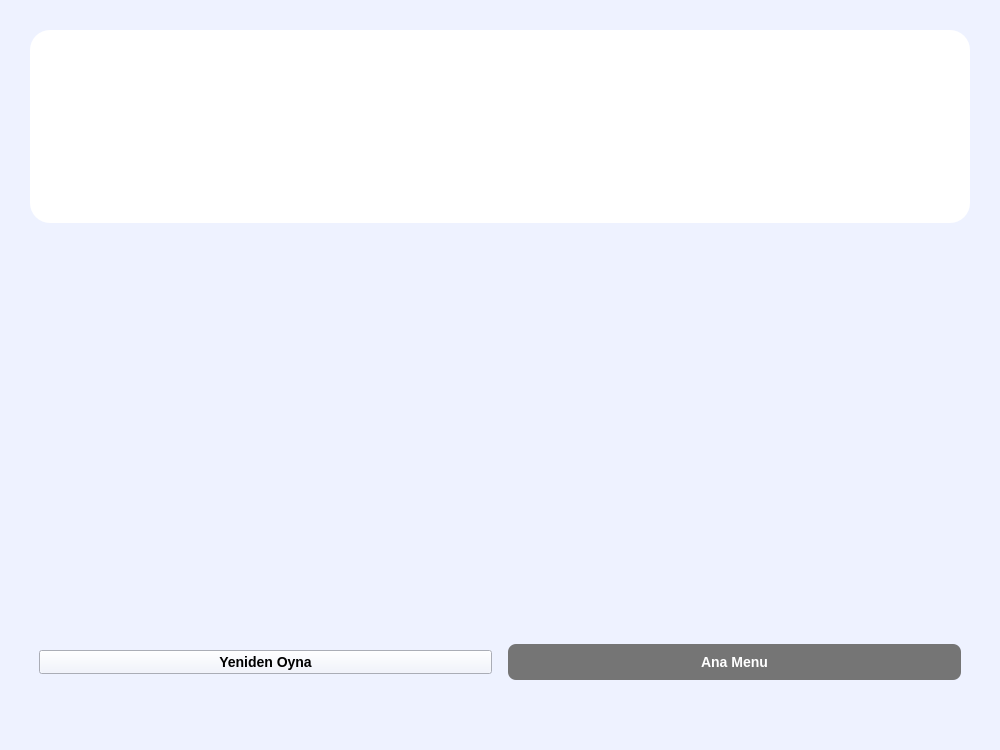
<?xml version="1.0" encoding="UTF-8"?>
<ui version="4.0">
 <class>EndScreen</class>
 <widget class="QWidget" name="EndScreen">
  <property name="geometry">
   <rect>
    <x>0</x>
    <y>0</y>
    <width>1000</width>
    <height>750</height>
   </rect>
  </property>
  <property name="windowTitle">
   <string>Yahtzee - Oyun Sonu</string>
  </property>
  <property name="styleSheet">
   <string>background-color: #EEF2FF;</string>
  </property>

  <layout class="QVBoxLayout" name="mainLayout">
   <property name="alignment"><set>Qt::AlignCenter</set></property>
   <property name="leftMargin"><number>30</number></property>
   <property name="topMargin"><number>30</number></property>
   <property name="rightMargin"><number>30</number></property>
   <property name="bottomMargin"><number>30</number></property>
   <property name="spacing"><number>16</number></property>

   <item>
    <widget class="QFrame" name="winnerCard">
     <property name="styleSheet">
      <string>QFrame { background: white; border-radius: 20px; }</string>
     </property>
     <property name="frameShape">
      <enum>QFrame::StyledPanel</enum>
     </property>
     <layout class="QVBoxLayout" name="winnerLayout">
      <property name="leftMargin"><number>40</number></property>
      <property name="topMargin"><number>32</number></property>
      <property name="rightMargin"><number>40</number></property>
      <property name="bottomMargin"><number>32</number></property>
      <property name="spacing"><number>12</number></property>

      <item>
       <widget class="QLabel" name="trophyLabel">
        <property name="text"><string></string></property>
        <property name="alignment"><set>Qt::AlignCenter</set></property>
        <property name="styleSheet">
         <string>font-size: 52px;</string>
        </property>
       </widget>
      </item>

      <item>
       <widget class="QLabel" name="winnerLabel">
        <property name="text"><string></string></property>
        <property name="alignment"><set>Qt::AlignCenter</set></property>
        <property name="styleSheet">
         <string>color: #F57F17; font-size: 24px; font-weight: bold;</string>
        </property>
       </widget>
      </item>

      <item>
       <widget class="QLabel" name="winnerScoreLabel">
        <property name="text"><string></string></property>
        <property name="alignment"><set>Qt::AlignCenter</set></property>
        <property name="styleSheet">
         <string>color: #757575; font-size: 15px;</string>
        </property>
       </widget>
      </item>

     </layout>
    </widget>
   </item>

   <item>
    <widget class="QScrollArea" name="scoreScrollArea">
     <property name="widgetResizable"><bool>true</bool></property>
     <property name="maximumHeight"><number>320</number></property>
     <property name="styleSheet">
      <string>background: transparent; border: none;</string>
     </property>
     <widget class="QWidget" name="scoreContainer">
      <property name="styleSheet">
       <string>background: transparent;</string>
      </property>
      <layout class="QVBoxLayout" name="scoreInnerLayout">
       <property name="spacing"><number>4</number></property>
       <property name="leftMargin"><number>0</number></property>
       <property name="topMargin"><number>0</number></property>
       <property name="rightMargin"><number>4</number></property>
       <property name="bottomMargin"><number>0</number></property>
      </layout>
     </widget>
    </widget>
   </item>

   <item>
    <widget class="QWidget" name="btnRow">
     <layout class="QHBoxLayout" name="btnRowLayout">
      <property name="spacing"><number>16</number></property>

      <item>
       <widget class="QPushButton" name="restartBtn">
        <property name="text"><string>Yeniden Oyna</string></property>
        <property name="minimumHeight"><number>48</number></property>
        <property name="styleSheet">
         <string>font-size: 14px; font-weight: bold;</string>
        </property>
        <property name="cursor">
         <cursorShape>PointingHandCursor</cursorShape>
        </property>
       </widget>
      </item>

      <item>
       <widget class="QPushButton" name="menuBtn">
        <property name="text"><string>Ana Menu</string></property>
        <property name="minimumHeight"><number>48</number></property>
        <property name="styleSheet">
         <string>QPushButton { background: #757575; color: white; border-radius: 8px; padding: 10px 24px; font-size: 14px; font-weight: bold; } QPushButton:hover { background: #616161; }</string>
        </property>
        <property name="cursor">
         <cursorShape>PointingHandCursor</cursorShape>
        </property>
       </widget>
      </item>

     </layout>
    </widget>
   </item>

   <item>
    <widget class="QLabel" name="statusLabel">
     <property name="text"><string></string></property>
     <property name="alignment"><set>Qt::AlignCenter</set></property>
     <property name="styleSheet">
      <string>color: #00A651; font-size: 13px;</string>
     </property>
    </widget>
   </item>

  </layout>
 </widget>
 <resources/>
 <connections/>
</ui>
